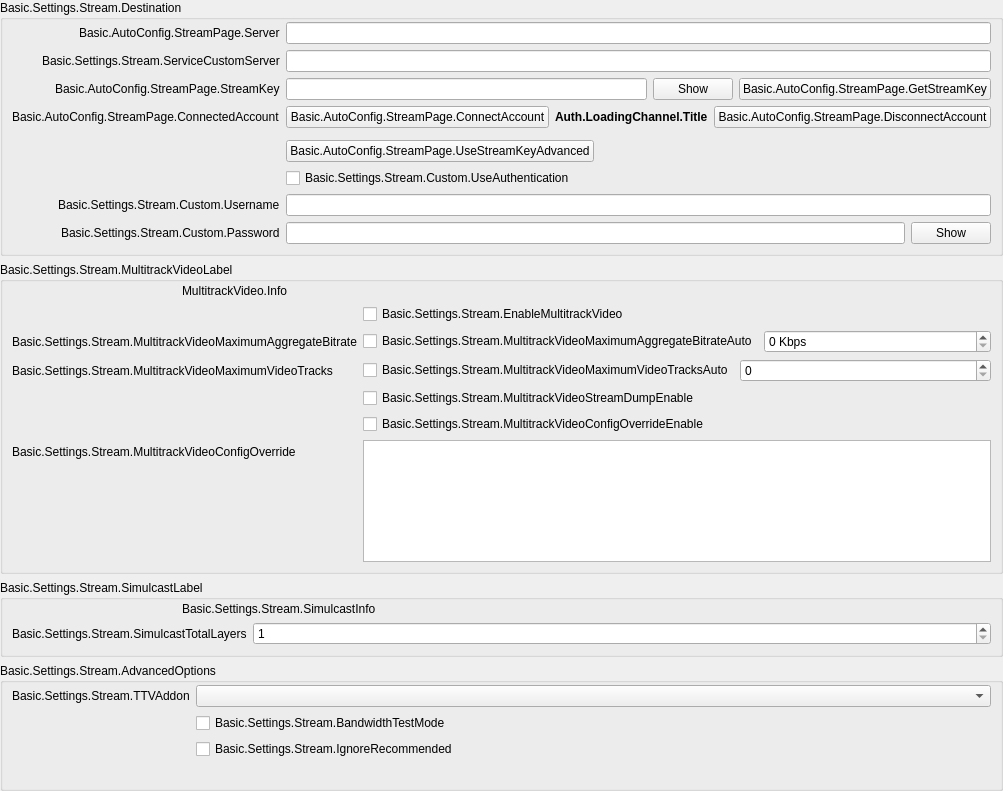
            <widget class="QWidget" name="streamKeyPage">
             <property name="geometry">
              <rect>
               <x>0</x>
               <y>0</y>
               <width>987</width>
               <height>791</height>
              </rect>
             </property>
             <layout class="QVBoxLayout" name="streamkeyPageLayout">
              <property name="leftMargin">
               <number>0</number>
              </property>
              <property name="topMargin">
               <number>0</number>
              </property>
              <property name="rightMargin">
               <number>0</number>
              </property>
              <property name="bottomMargin">
               <number>0</number>
              </property>
              <item>
               <widget class="QGroupBox" name="destinationGroupBox">
                <property name="title">
                 <string>Basic.Settings.Stream.Destination</string>
                </property>
                <layout class="QFormLayout" name="destinationLayout">
                 <property name="fieldGrowthPolicy">
                  <enum>QFormLayout::AllNonFixedFieldsGrow</enum>
                 </property>
                 <property name="labelAlignment">
                  <set>Qt::AlignRight|Qt::AlignTrailing|Qt::AlignVCenter</set>
                 </property>
                 <property name="leftMargin">
                  <number>9</number>
                 </property>
                 <property name="topMargin">
                  <number>2</number>
                 </property>
                 <property name="rightMargin">
                  <number>9</number>
                 </property>
                 <property name="bottomMargin">
                  <number>9</number>
                 </property>
                 <item row="0" column="0">
                  <widget class="QLabel" name="serverLabel">
                   <property name="text">
                    <string>Basic.AutoConfig.StreamPage.Server</string>
                   </property>
                  </widget>
                 </item>
                 <item row="0" column="1">
                  <widget class="QStackedWidget" name="serverStackedWidget">
                   <property name="sizePolicy">
                    <sizepolicy hsizetype="Preferred" vsizetype="Maximum">
                     <horstretch>0</horstretch>
                     <verstretch>0</verstretch>
                    </sizepolicy>
                   </property>
                   <property name="currentIndex">
                    <number>1</number>
                   </property>
                   <widget class="QWidget" name="servicePage">
                    <layout class="QHBoxLayout" name="horizontalLayout_21">
                     <property name="leftMargin">
                      <number>0</number>
                     </property>
                     <property name="topMargin">
                      <number>0</number>
                     </property>
                     <property name="rightMargin">
                      <number>0</number>
                     </property>
                     <property name="bottomMargin">
                      <number>0</number>
                     </property>
                     <item>
                      <widget class="QComboBox" name="server"/>
                     </item>
                    </layout>
                   </widget>
                   <widget class="QWidget" name="customPage">
                    <layout class="QHBoxLayout" name="horizontalLayout_22">
                     <property name="leftMargin">
                      <number>0</number>
                     </property>
                     <property name="topMargin">
                      <number>0</number>
                     </property>
                     <property name="rightMargin">
                      <number>0</number>
                     </property>
                     <property name="bottomMargin">
                      <number>0</number>
                     </property>
                     <item>
                      <widget class="QLineEdit" name="customServer"/>
                     </item>
                    </layout>
                   </widget>
                  </widget>
                 </item>
                 <item row="1" column="0">
                  <widget class="QLabel" name="serviceCustomServerLabel">
                   <property name="text">
                    <string>Basic.Settings.Stream.ServiceCustomServer</string>
                   </property>
                   <property name="buddy">
                    <cstring>serviceCustomServer</cstring>
                   </property>
                  </widget>
                 </item>
                 <item row="1" column="1">
                  <widget class="QLineEdit" name="serviceCustomServer"/>
                 </item>
                 <item row="2" column="0">
                  <widget class="QLabel" name="streamKeyLabel">
                   <property name="text">
                    <string>Basic.AutoConfig.StreamPage.StreamKey</string>
                   </property>
                   <property name="openExternalLinks">
                    <bool>true</bool>
                   </property>
                   <property name="buddy">
                    <cstring>key</cstring>
                   </property>
                  </widget>
                 </item>
                 <item row="2" column="1">
                  <widget class="QFrame" name="streamKeyWidget">
                   <layout class="QHBoxLayout" name="horizontalLayout_11">
                    <property name="leftMargin">
                     <number>0</number>
                    </property>
                    <property name="topMargin">
                     <number>0</number>
                    </property>
                    <property name="rightMargin">
                     <number>0</number>
                    </property>
                    <property name="bottomMargin">
                     <number>0</number>
                    </property>
                    <item>
                     <widget class="QLineEdit" name="key">
                      <property name="inputMask">
                       <string notr="true"/>
                      </property>
                      <property name="text">
                       <string notr="true"/>
                      </property>
                      <property name="echoMode">
                       <enum>QLineEdit::Password</enum>
                      </property>
                     </widget>
                    </item>
                    <item>
                     <widget class="QPushButton" name="show">
                      <property name="text">
                       <string>Show</string>
                      </property>
                     </widget>
                    </item>
                    <item>
                     <widget class="UrlPushButton" name="getStreamKeyButton">
                      <property name="toolTip">
                       <string/>
                      </property>
                      <property name="toolTipDuration">
                       <number>-4</number>
                      </property>
                      <property name="text">
                       <string>Basic.AutoConfig.StreamPage.GetStreamKey</string>
                      </property>
                     </widget>
                    </item>
                   </layout>
                  </widget>
                 </item>
                 <item row="3" column="0">
                  <widget class="QLabel" name="connectedAccountLabel">
                   <property name="text">
                    <string>Basic.AutoConfig.StreamPage.ConnectedAccount</string>
                   </property>
                  </widget>
                 </item>
                 <item row="3" column="1">
                  <layout class="QHBoxLayout" name="horizontalLayout_15">
                   <item>
                    <widget class="QPushButton" name="connectAccount2">
                     <property name="cursor">
                      <cursorShape>PointingHandCursor</cursorShape>
                     </property>
                     <property name="text">
                      <string>Basic.AutoConfig.StreamPage.ConnectAccount</string>
                     </property>
                    </widget>
                   </item>
                   <item>
                    <widget class="QLabel" name="connectedAccountText">
                     <property name="styleSheet">
                      <string notr="true">font-weight: bold</string>
                     </property>
                     <property name="text">
                      <string>Auth.LoadingChannel.Title</string>
                     </property>
                    </widget>
                   </item>
                   <item>
                    <widget class="QPushButton" name="disconnectAccount">
                     <property name="text">
                      <string>Basic.AutoConfig.StreamPage.DisconnectAccount</string>
                     </property>
                    </widget>
                   </item>
                   <item>
                    <spacer name="horizontalSpacer_19">
                     <property name="orientation">
                      <enum>Qt::Horizontal</enum>
                     </property>
                     <property name="sizeHint" stdset="0">
                      <size>
                       <width>40</width>
                       <height>20</height>
                      </size>
                     </property>
                    </spacer>
                   </item>
                  </layout>
                 </item>
                 <item row="4" column="0">
                  <spacer name="horizontalSpacer_18">
                   <property name="orientation">
                    <enum>Qt::Horizontal</enum>
                   </property>
                   <property name="sizeHint" stdset="0">
                    <size>
                     <width>170</width>
                     <height>0</height>
                    </size>
                   </property>
                  </spacer>
                 </item>
                 <item row="5" column="1">
                  <layout class="QHBoxLayout" name="horizontalLayout_28">
                   <item>
                    <widget class="QPushButton" name="useStreamKeyAdv">
                     <property name="text">
                      <string>Basic.AutoConfig.StreamPage.UseStreamKeyAdvanced</string>
                     </property>
                    </widget>
                   </item>
                   <item>
                    <spacer name="horizontalSpacer_28">
                     <property name="orientation">
                      <enum>Qt::Horizontal</enum>
                     </property>
                     <property name="sizeHint" stdset="0">
                      <size>
                       <width>40</width>
                       <height>0</height>
                      </size>
                     </property>
                    </spacer>
                   </item>
                  </layout>
                 </item>
                 <item row="6" column="1">
                  <widget class="QCheckBox" name="useAuth">
                   <property name="text">
                    <string>Basic.Settings.Stream.Custom.UseAuthentication</string>
                   </property>
                  </widget>
                 </item>
                 <item row="7" column="0">
                  <widget class="QLabel" name="authUsernameLabel">
                   <property name="text">
                    <string>Basic.Settings.Stream.Custom.Username</string>
                   </property>
                   <property name="buddy">
                    <cstring>authUsername</cstring>
                   </property>
                  </widget>
                 </item>
                 <item row="7" column="1">
                  <widget class="QLineEdit" name="authUsername"/>
                 </item>
                 <item row="8" column="0">
                  <widget class="QLabel" name="authPwLabel">
                   <property name="text">
                    <string>Basic.Settings.Stream.Custom.Password</string>
                   </property>
                   <property name="buddy">
                    <cstring>authPw</cstring>
                   </property>
                  </widget>
                 </item>
                 <item row="8" column="1">
                  <widget class="QFrame" name="authPwWidget">
                   <layout class="QHBoxLayout" name="horizontalLayout_25">
                    <property name="leftMargin">
                     <number>0</number>
                    </property>
                    <property name="topMargin">
                     <number>0</number>
                    </property>
                    <property name="rightMargin">
                     <number>0</number>
                    </property>
                    <property name="bottomMargin">
                     <number>0</number>
                    </property>
                    <item>
                     <widget class="QLineEdit" name="authPw">
                      <property name="echoMode">
                       <enum>QLineEdit::Password</enum>
                      </property>
                     </widget>
                    </item>
                    <item>
                     <widget class="QPushButton" name="authPwShow">
                      <property name="text">
                       <string>Show</string>
                      </property>
                     </widget>
                    </item>
                   </layout>
                  </widget>
                 </item>
                </layout>
               </widget>
              </item>
              <item>
               <widget class="QGroupBox" name="multitrackVideoGroupBox">
                <property name="title">
                 <string>Basic.Settings.Stream.MultitrackVideoLabel</string>
                </property>
                <layout class="QVBoxLayout" name="verticalLayout_34">
                 <property name="leftMargin">
                  <number>9</number>
                 </property>
                 <property name="topMargin">
                  <number>2</number>
                 </property>
                 <property name="rightMargin">
                  <number>9</number>
                 </property>
                 <property name="bottomMargin">
                  <number>9</number>
                 </property>
                 <item>
                  <layout class="QHBoxLayout" name="horizontalLayout_12">
                   <item>
                    <spacer name="horizontalSpacer_31">
                     <property name="orientation">
                      <enum>Qt::Horizontal</enum>
                     </property>
                     <property name="sizeType">
                      <enum>QSizePolicy::Fixed</enum>
                     </property>
                     <property name="sizeHint" stdset="0">
                      <size>
                       <width>170</width>
                       <height>10</height>
                      </size>
                     </property>
                    </spacer>
                   </item>
                   <item>
                    <widget class="QLabel" name="multitrackVideoInfo">
                     <property name="text">
                      <string>MultitrackVideo.Info</string>
                     </property>
                     <property name="textFormat">
                      <enum>Qt::RichText</enum>
                     </property>
                     <property name="wordWrap">
                      <bool>true</bool>
                     </property>
                     <property name="openExternalLinks">
                      <bool>true</bool>
                     </property>
                    </widget>
                   </item>
                  </layout>
                 </item>
                 <item>
                  <layout class="QFormLayout" name="formLayout_27">
                   <property name="fieldGrowthPolicy">
                    <enum>QFormLayout::AllNonFixedFieldsGrow</enum>
                   </property>
                   <item row="1" column="0">
                    <widget class="QLabel" name="multitrackVideoMaximumAggregateBitrateLabel">
                     <property name="text">
                      <string>Basic.Settings.Stream.MultitrackVideoMaximumAggregateBitrate</string>
                     </property>
                    </widget>
                   </item>
                   <item row="1" column="1">
                    <layout class="QHBoxLayout" name="horizontalLayout_31" stretch="0,0">
                     <item>
                      <widget class="QCheckBox" name="multitrackVideoMaximumAggregateBitrateAuto">
                       <property name="text">
                        <string>Basic.Settings.Stream.MultitrackVideoMaximumAggregateBitrateAuto</string>
                       </property>
                      </widget>
                     </item>
                     <item>
                      <widget class="QSpinBox" name="multitrackVideoMaximumAggregateBitrate">
                       <property name="sizePolicy">
                        <sizepolicy hsizetype="MinimumExpanding" vsizetype="Fixed">
                         <horstretch>0</horstretch>
                         <verstretch>0</verstretch>
                        </sizepolicy>
                       </property>
                       <property name="suffix">
                        <string notr="true"> Kbps</string>
                       </property>
                       <property name="minimum">
                        <number>0</number>
                       </property>
                       <property name="maximum">
                        <number>1000000</number>
                       </property>
                       <property name="singleStep">
                        <number>50</number>
                       </property>
                       <property name="value">
                        <number>0</number>
                       </property>
                      </widget>
                     </item>
                    </layout>
                   </item>
                   <item row="2" column="0">
                    <widget class="QLabel" name="multitrackVideoMaximumVideoTracksLabel">
                     <property name="text">
                      <string>Basic.Settings.Stream.MultitrackVideoMaximumVideoTracks</string>
                     </property>
                    </widget>
                   </item>
                   <item row="2" column="1">
                    <layout class="QHBoxLayout" name="horizontalLayout_32" stretch="0,0">
                     <item>
                      <widget class="QCheckBox" name="multitrackVideoMaximumVideoTracksAuto">
                       <property name="sizePolicy">
                        <sizepolicy hsizetype="Minimum" vsizetype="Fixed">
                         <horstretch>0</horstretch>
                         <verstretch>0</verstretch>
                        </sizepolicy>
                       </property>
                       <property name="text">
                        <string>Basic.Settings.Stream.MultitrackVideoMaximumVideoTracksAuto</string>
                       </property>
                      </widget>
                     </item>
                     <item>
                      <widget class="QSpinBox" name="multitrackVideoMaximumVideoTracks">
                       <property name="sizePolicy">
                        <sizepolicy hsizetype="MinimumExpanding" vsizetype="Fixed">
                         <horstretch>0</horstretch>
                         <verstretch>0</verstretch>
                        </sizepolicy>
                       </property>
                       <property name="minimum">
                        <number>0</number>
                       </property>
                       <property name="maximum">
                        <number>100</number>
                       </property>
                       <property name="value">
                        <number>0</number>
                       </property>
                      </widget>
                     </item>
                    </layout>
                   </item>
                   <item row="3" column="0">
                    <spacer name="horizontalSpacer_32">
                     <property name="orientation">
                      <enum>Qt::Horizontal</enum>
                     </property>
                     <property name="sizeType">
                      <enum>QSizePolicy::Fixed</enum>
                     </property>
                     <property name="sizeHint" stdset="0">
                      <size>
                       <width>170</width>
                       <height>10</height>
                      </size>
                     </property>
                    </spacer>
                   </item>
                   <item row="3" column="1">
                    <widget class="QCheckBox" name="multitrackVideoStreamDumpEnable">
                     <property name="text">
                      <string>Basic.Settings.Stream.MultitrackVideoStreamDumpEnable</string>
                     </property>
                    </widget>
                   </item>
                   <item row="4" column="1">
                    <widget class="QCheckBox" name="multitrackVideoConfigOverrideEnable">
                     <property name="text">
                      <string>Basic.Settings.Stream.MultitrackVideoConfigOverrideEnable</string>
                     </property>
                    </widget>
                   </item>
                   <item row="5" column="0">
                    <widget class="QLabel" name="multitrackVideoConfigOverrideLabel">
                     <property name="text">
                      <string>Basic.Settings.Stream.MultitrackVideoConfigOverride</string>
                     </property>
                    </widget>
                   </item>
                   <item row="5" column="1">
                    <widget class="QPlainTextEdit" name="multitrackVideoConfigOverride">
                     <property name="sizePolicy">
                      <sizepolicy hsizetype="Expanding" vsizetype="Expanding">
                       <horstretch>0</horstretch>
                       <verstretch>0</verstretch>
                      </sizepolicy>
                     </property>
                    </widget>
                   </item>
                   <item row="0" column="1">
                    <widget class="QCheckBox" name="enableMultitrackVideo">
                     <property name="text">
                      <string>Basic.Settings.Stream.EnableMultitrackVideo</string>
                     </property>
                    </widget>
                   </item>
                   <item row="0" column="0">
                    <spacer name="horizontalSpacer_30">
                     <property name="orientation">
                      <enum>Qt::Horizontal</enum>
                     </property>
                     <property name="sizeType">
                      <enum>QSizePolicy::Fixed</enum>
                     </property>
                     <property name="sizeHint" stdset="0">
                      <size>
                       <width>170</width>
                       <height>10</height>
                      </size>
                     </property>
                    </spacer>
                   </item>
                  </layout>
                 </item>
                </layout>
               </widget>
              </item>
              <item>
               <widget class="QGroupBox" name="simulcastGroupBox">
                <property name="title">
                 <string>Basic.Settings.Stream.SimulcastLabel</string>
                </property>
                <layout class="QVBoxLayout" name="verticalLayout_35">
                 <property name="leftMargin">
                  <number>9</number>
                 </property>
                 <property name="topMargin">
                  <number>2</number>
                 </property>
                 <property name="rightMargin">
                  <number>9</number>
                 </property>
                 <property name="bottomMargin">
                  <number>9</number>
                 </property>
                 <item>
                  <layout class="QHBoxLayout" name="horizontalLayout_33">
                   <item>
                    <spacer name="horizontalSpacer_33">
                     <property name="orientation">
                      <enum>Qt::Horizontal</enum>
                     </property>
                     <property name="sizeType">
                      <enum>QSizePolicy::Fixed</enum>
                     </property>
                     <property name="sizeHint" stdset="0">
                      <size>
                       <width>170</width>
                       <height>10</height>
                      </size>
                     </property>
                    </spacer>
                   </item>
                   <item>
                    <widget class="QLabel" name="simulcastInfo">
                     <property name="text">
                      <string>Basic.Settings.Stream.SimulcastInfo</string>
                     </property>
                     <property name="textFormat">
                      <enum>Qt::RichText</enum>
                     </property>
                     <property name="wordWrap">
                      <bool>true</bool>
                     </property>
                    </widget>
                   </item>
                  </layout>
                 </item>
                 <item>
                  <layout class="QFormLayout" name="formLayout_39">
                   <property name="fieldGrowthPolicy">
                    <enum>QFormLayout::AllNonFixedFieldsGrow</enum>
                   </property>
                   <item row="1" column="0">
                    <widget class="QLabel" name="simulcastTotalLayersLabel">
                     <property name="text">
                      <string>Basic.Settings.Stream.SimulcastTotalLayers</string>
                     </property>
                    </widget>
                   </item>
                   <item row="1" column="1">
                    <layout class="QHBoxLayout" name="horizontalLayout_34" stretch="0,0">
                     <item>
                      <widget class="QSpinBox" name="simulcastTotalLayers">
                       <property name="minimum">
                        <number>1</number>
                       </property>
                       <property name="maximum">
                        <number>4</number>
                       </property>
                       <property name="value">
                        <number>1</number>
                       </property>
                      </widget>
                     </item>
                    </layout>
                   </item>
                  </layout>
                 </item>
                </layout>
               </widget>
              </item>
              <item>
               <widget class="QGroupBox" name="serviceAdvancedOptionsGroupBox">
                <property name="title">
                 <string>Basic.Settings.Stream.AdvancedOptions</string>
                </property>
                <layout class="QFormLayout" name="serviceAdvancedOptionsLayout">
                 <property name="fieldGrowthPolicy">
                  <enum>QFormLayout::AllNonFixedFieldsGrow</enum>
                 </property>
                 <property name="labelAlignment">
                  <set>Qt::AlignRight|Qt::AlignTrailing|Qt::AlignVCenter</set>
                 </property>
                 <property name="leftMargin">
                  <number>9</number>
                 </property>
                 <property name="topMargin">
                  <number>2</number>
                 </property>
                 <property name="rightMargin">
                  <number>9</number>
                 </property>
                 <property name="bottomMargin">
                  <number>9</number>
                 </property>
                 <item row="0" column="0">
                  <widget class="QLabel" name="twitchAddonLabel">
                   <property name="text">
                    <string>Basic.Settings.Stream.TTVAddon</string>
                   </property>
                   <property name="buddy">
                    <cstring>twitchAddonDropdown</cstring>
                   </property>
                  </widget>
                 </item>
                 <item row="0" column="1">
                  <widget class="QComboBox" name="twitchAddonDropdown"/>
                 </item>
                 <item row="1" column="0">
                  <spacer name="horizontalSpacer_18_1">
                   <property name="orientation">
                    <enum>Qt::Horizontal</enum>
                   </property>
                   <property name="sizeHint" stdset="0">
                    <size>
                     <width>170</width>
                     <height>0</height>
                    </size>
                   </property>
                  </spacer>
                 </item>
                 <item row="1" column="1">
                  <widget class="QCheckBox" name="bandwidthTestEnable">
                   <property name="text">
                    <string>Basic.Settings.Stream.BandwidthTestMode</string>
                   </property>
                  </widget>
                 </item>
                 <item row="2" column="1">
                  <widget class="QCheckBox" name="ignoreRecommended">
                   <property name="text">
                    <string>Basic.Settings.Stream.IgnoreRecommended</string>
                   </property>
                  </widget>
                 </item>
                 <item row="3" column="1">
                  <widget class="QLabel" name="enforceSettingsLabel">
                   <property name="text">
                    <string notr="true"/>
                   </property>
                   <property name="textFormat">
                    <enum>Qt::RichText</enum>
                   </property>
                   <property name="openExternalLinks">
                    <bool>true</bool>
                   </property>
                  </widget>
                 </item>
                </layout>
               </widget>
              </item>
              <item>
               <spacer name="verticalSpacer_12">
                <property name="orientation">
                 <enum>Qt::Vertical</enum>
                </property>
                <property name="sizeHint" stdset="0">
                 <size>
                  <width>20</width>
                  <height>0</height>
                 </size>
                </property>
               </spacer>
              </item>
             </layout>
            </widget>
